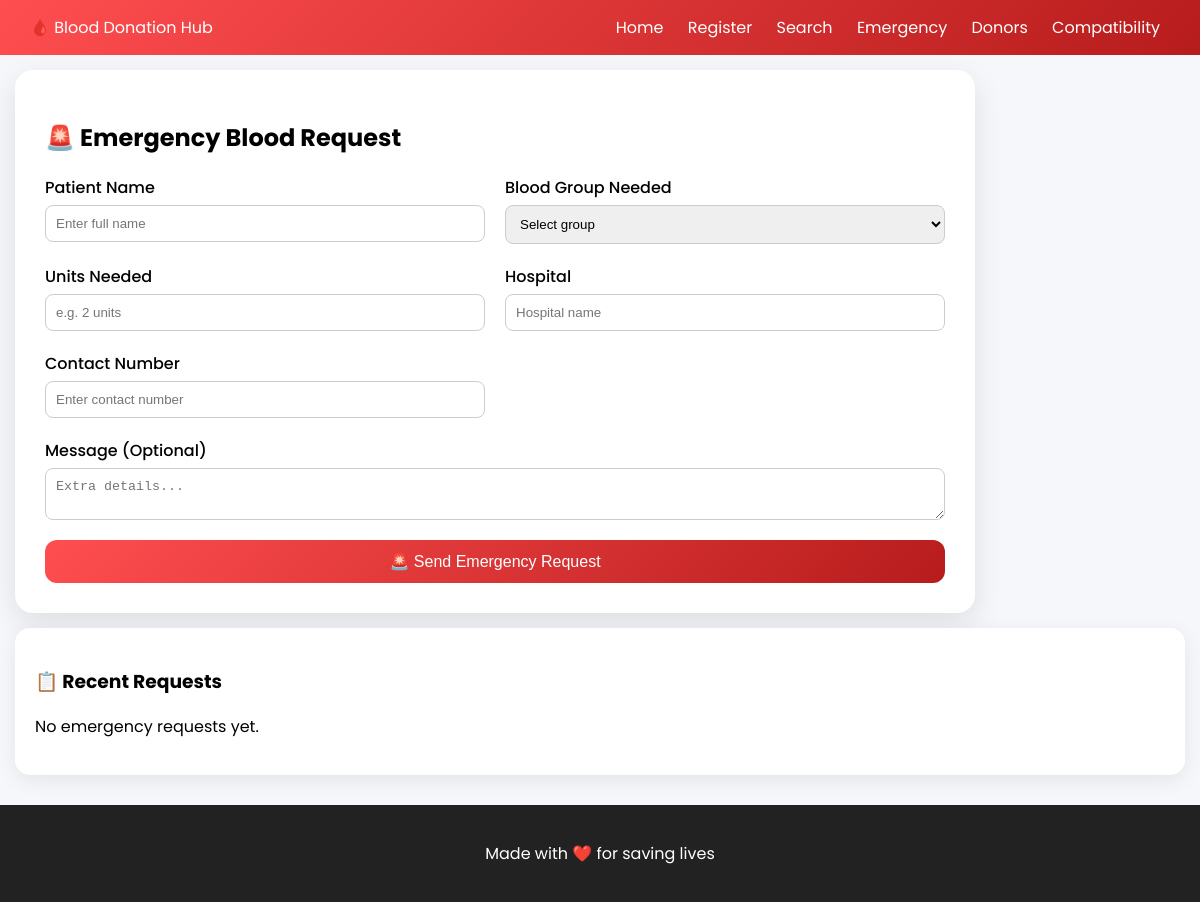
Before: /emergency with the older database file.
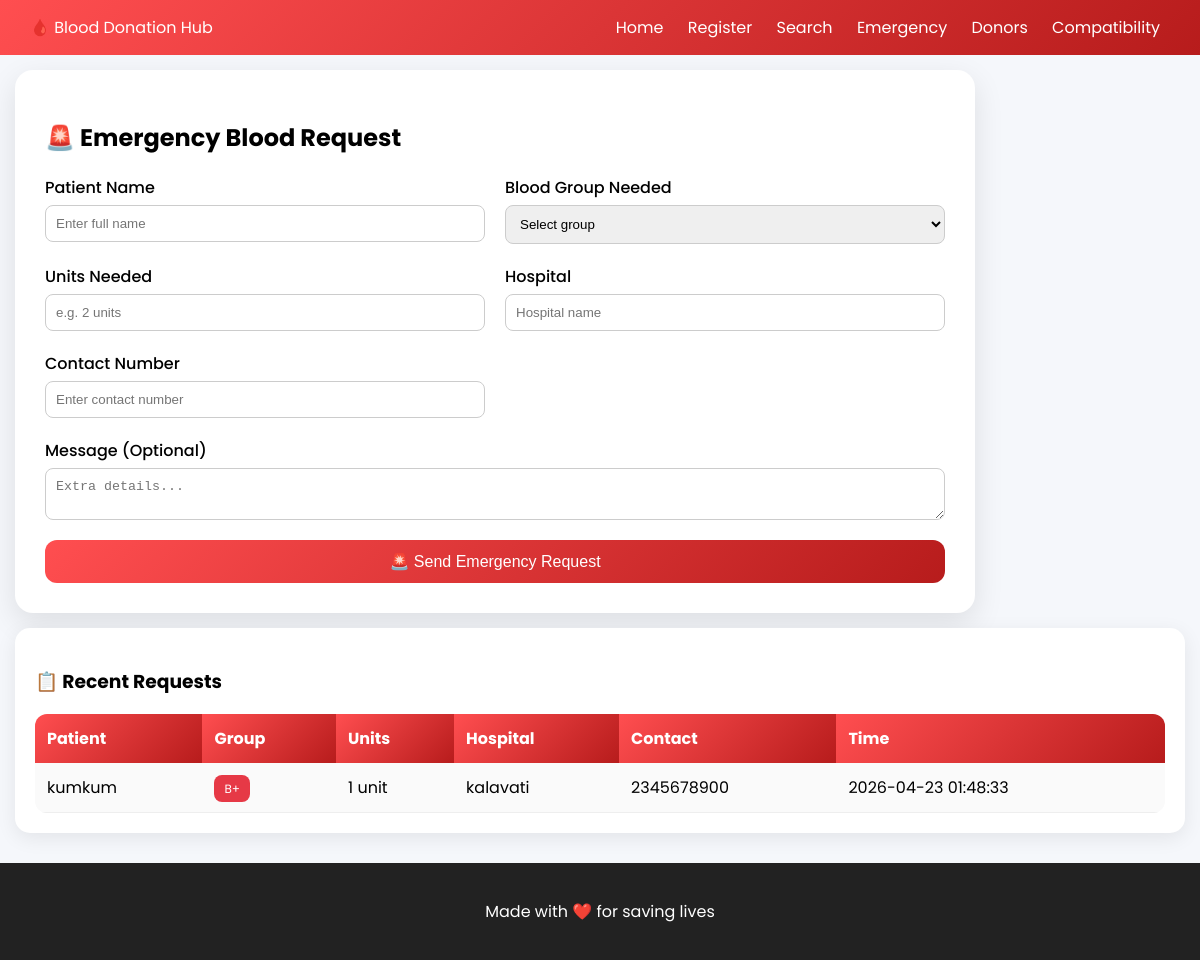
After: the same page with the newer database file.
### tables this page shows
CREATE TABLE emergency_requests (
            id INTEGER PRIMARY KEY AUTOINCREMENT,
            patient_name TEXT NOT NULL,
            blood_group TEXT NOT NULL,
            units_needed TEXT NOT NULL,
            hospital TEXT NOT NULL,
            contact TEXT NOT NULL,
            message TEXT,
            created_at TEXT NOT NULL
        );

### app.py (the view, shortened to what this page needs)
    @app.route("/emergency", methods=["GET", "POST"])
    def emergency_request():
        data = g.db.execute("SELECT * FROM emergency_requests ORDER BY id DESC").fetchall()
        return render_template("emergency.html", requests=data)

### app.py (called while the page is built)
def get_db():
    conn = sqlite3.connect(DB_PATH)
    conn.row_factory = sqlite3.Row
    return conn

### templates/emergency.html (shortened to what this page needs)
{% extends "base.html" %}
{% block content %}
<section class="card form-card">
    <h2>🚨 Emergency Blood Request</h2>
    <form method="POST" action="{{ url_for('emergency_request') }}" class="form-grid">
        <div class="form-group">
            <label>Patient Name</label>
            <input type="text" name="patient_name" placeholder="Enter full name" required>
        </div>
        <div class="form-group">
            <label>Blood Group Needed</label>
            <select name="blood_group" required>
                <option value="">Select group</option>
            </select>
        </div>
        <div class="form-group">
            <label>Units Needed</label>
            <input type="text" name="units_needed" placeholder="e.g. 2 units" required>
        </div>
        <div class="form-group">
            <label>Hospital</label>
            <input type="text" name="hospital" placeholder="Hospital name" required>
        </div>
        <div class="form-group">
            <label>Contact Number</label>
            <input type="text" name="contact" placeholder="Enter contact number" required>
        </div>
        <div class="form-group full">
            <label>Message (Optional)</label>
            <textarea name="message" placeholder="Extra details..."></textarea>
        </div>
        <div class="form-group full">
            <button class="btn-primary">🚨 Send Emergency Request</button>
        </div>
    </form>
</section>
<section class="card">
    <h3>📋 Recent Requests</h3>
    {% if requests %}
        <div class="table-container">
            <table class="modern-table">
                <tr>
                    <th>Patient</th>
                    <th>Group</th>
                    <th>Units</th>
                    <th>Hospital</th>
                    <th>Contact</th>
                    <th>Time</th>
                </tr>
                {% for req in requests %}
                <tr>
                    <td>{{ req["patient_name"] }}</td>
                    <td><span class="badge">{{ req["blood_group"] }}</span></td>
                    <td>{{ req["units_needed"] }}</td>
                    <td>{{ req["hospital"] }}</td>
                    <td>{{ req["contact"] }}</td>
                    <td>{{ req["created_at"] }}</td>
                </tr>
                {% endfor %}
            </table>
        </div>
    {% else %}
        <p class="empty-text">No emergency requests yet.</p>
    {% endif %}
</section>
{% endblock %}

Changed rows visible on the page:
added emergency_requests: patient_name "kumkum", blood_group "B+", units_needed "1 unit", hospital "kalavati", contact "2345678900", created_at "2026-04-23 01:48:33"
Other visible differences:
text no longer shown: "No emergency requests yet."
text now shown: "Patient Group Units Hospital Contact Time"
